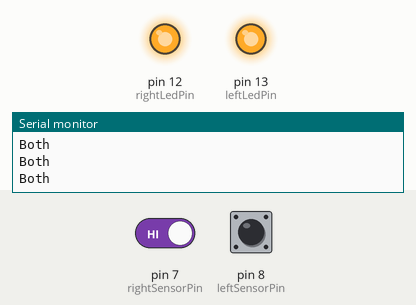
Simulated run of this sketch. Board: Arduino Uno, built with avr-gcc and run on an emulated ATmega328P. Parts: output pins drawn as LEDs (lit = HIGH), the last lines printed to the serial monitor. Dashed ring = blinking. The inputs (shaded band) are chosen by the test bench; at power-on: pin 7 (rightSensorPin) HIGH, pin 8 (leftSensorPin) HIGH.

Above: at 1.2 s.
1.3 s: pin 7 (rightSensorPin) driven LOW
At 1.9 s:
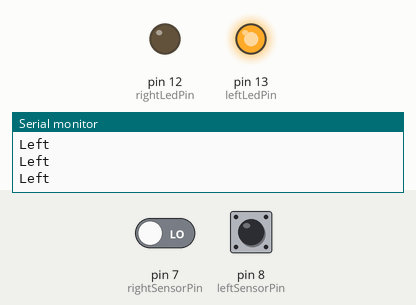
2.8 s: pin 8 (leftSensorPin) driven LOW
At 4.0 s:
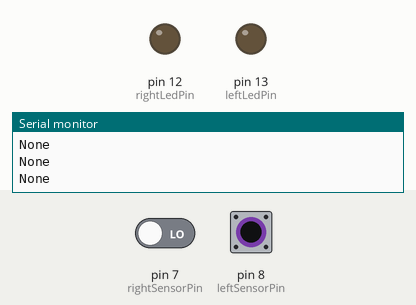
4.3 s: pin 7 (rightSensorPin) driven HIGH
At 5.3 s:
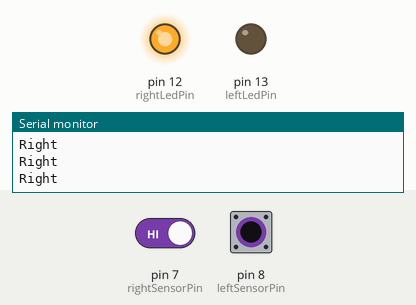
5.8 s: pin 8 (leftSensorPin) driven HIGH
At 6.4 s:
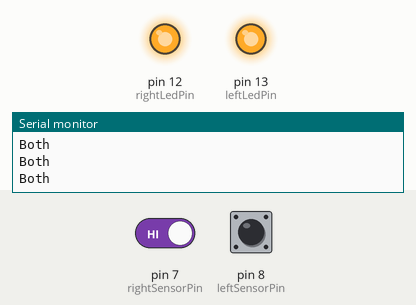
7.3 s: pin 8 (leftSensorPin) pulsed LOW 2 times (0.12 s each, 0.3 s apart)
At 7.51 s:
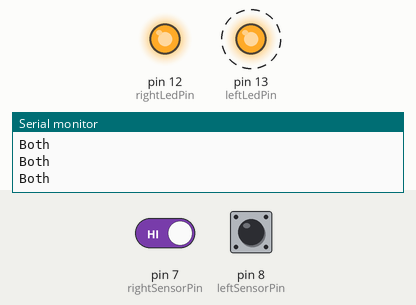
10.9 s: pin 7 (rightSensorPin) driven LOW and pin 8 (leftSensorPin) driven LOW
At 11.5 s:
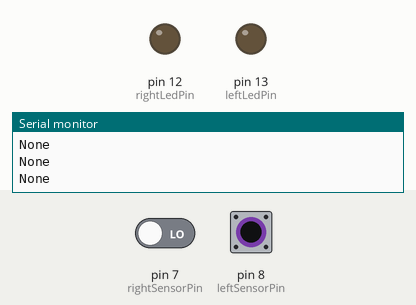
Timing chart, 0 to 13.9 s (numbered marks = the images above; inputs shaded):
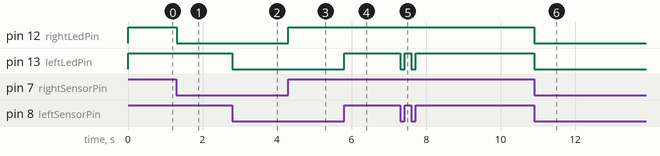

The sketch:

SoundDirectionTesterV1-0.ino
```cpp
// (licence header left out)
const int leftLedPin=13;
const int rightLedPin=12;
const int rightSensorPin=7;
const int leftSensorPin=8;
boolean rightVal = 0;
boolean leftVal = 0;

void setup()
{
  pinMode(leftLedPin, OUTPUT);
  pinMode(rightLedPin, OUTPUT);
  pinMode(leftSensorPin, INPUT);
  pinMode(rightSensorPin, INPUT);
  Serial.begin (9600);
}

void loop ()
{
  // check microphone sensors for sound
  rightVal =digitalRead(rightSensorPin);
  leftVal =digitalRead(leftSensorPin);

  if (leftVal==LOW && rightVal==LOW)
  {
    // if no sound detected, no LED will light up
    digitalWrite(leftLedPin, LOW);
    digitalWrite(rightLedPin, LOW);
    Serial.println("None");
  }
  else if (leftVal==LOW && rightVal==HIGH)
  {
    // if sound detected on the right, the right LED will light up
    digitalWrite(leftLedPin, LOW);
    digitalWrite(rightLedPin, HIGH);
    Serial.println("Right");
  }
  else if (leftVal==HIGH && rightVal==LOW)
  {
    // if sound detected on the left, the left LED will light up
    digitalWrite(leftLedPin, HIGH);
    digitalWrite(rightLedPin, LOW);
    Serial.println("Left");
  }
  else
  {
    // else both LEDs will light up indicating that both sensors detected sound
    digitalWrite(leftLedPin, HIGH);
    digitalWrite(rightLedPin, HIGH);
    Serial.println("Both");
  }
}
```

Measured:
- after the input at 1.3 s, pin 12 (rightLedPin): HIGH → LOW at once
- after the input at 2.8 s, pin 13 (leftLedPin): HIGH → LOW at once
- after the input at 4.3 s, pin 12 (rightLedPin): LOW → HIGH at once
- after the input at 5.8 s, pin 13 (leftLedPin): LOW → HIGH at once
- after the input at 7.3 s, pin 13 (leftLedPin): alternates HIGH for 0.18 s and LOW for 0.12 s, 4 changes in all, then stays HIGH, starting at once
- after the input at 10.9 s, pin 12 (rightLedPin), pin 13 (leftLedPin): HIGH → LOW at once
